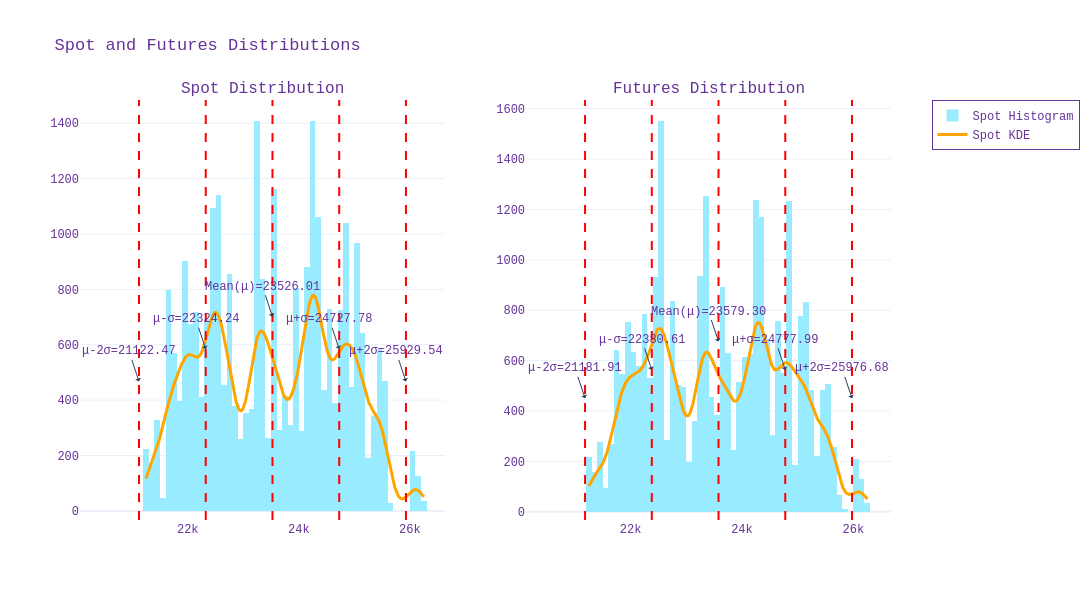

The notebook cell saved with this chart:
### Markdown cell above
## Spot and Futures Plot & Distribution

### Code cell
def distribution_plots_side_by_side(df, col1, col2, bin_size=60, width=1200, height=600, bar_colour="#99ebff"):

    fig = make_subplots(rows=1, cols=2, subplot_titles=[f"{col1} Distribution", f"{col2} Distribution"])

    for i, col in enumerate([col1, col2], start=1):
        data = df[col].dropna()
        mean = data.mean()
        std = data.std()
        posi_1_std = mean + std
        neg_1_std = mean - std
        posi_2_std = mean + 2*std
        neg_2_std = mean - 2*std

        fig.add_trace(
            go.Histogram(
                x=data,
                nbinsx=bin_size,
                marker_color=bar_colour,
                name=f'{col} Histogram',
                showlegend=(i==1)
            ),
            row=1, col=i
        )

        kde = gaussian_kde(data)
        x_range = np.linspace(data.min(), data.max(), 1000)
        kde_vals = kde(x_range)
        bin_width = (data.max() - data.min()) / bin_size
        scaled_kde_vals = kde_vals * len(data) * bin_width

        fig.add_trace(
            go.Scatter(
                x=x_range,
                y=scaled_kde_vals,
                mode='lines',
                line=dict(color='orange', width=3),
                name=f'{col} KDE',
                showlegend=(i==1)
            ),
            row=1, col=i
        )

        for x_val in [neg_2_std, neg_1_std, mean, posi_1_std, posi_2_std]:
            fig.add_vline(
                x=x_val,
                line_width=2,
                line_dash="dash",
                line_color="red",
                row=1, col=i
            )

        annotations = [
            dict(x=mean, y=max(scaled_kde_vals)*0.9, text=f"Mean(μ)={mean:.2f}", showarrow=True, arrowhead=1),
            dict(x=posi_1_std, y=max(scaled_kde_vals)*0.75, text=f"μ+σ={posi_1_std:.2f}", showarrow=True, arrowhead=1),
            dict(x=neg_1_std, y=max(scaled_kde_vals)*0.75, text=f"μ-σ={neg_1_std:.2f}", showarrow=True, arrowhead=1),
            dict(x=posi_2_std, y=max(scaled_kde_vals)*0.6, text=f"μ+2σ={posi_2_std:.2f}", showarrow=True, arrowhead=1),
            dict(x=neg_2_std, y=max(scaled_kde_vals)*0.6, text=f"μ-2σ={neg_2_std:.2f}", showarrow=True, arrowhead=1),
        ]
        for ann in annotations:
            ann['xref'] = f'x{i}'
            ann['yref'] = f'y{i}'
            fig.add_annotation(ann)

    fig.update_layout(
        title_text="Spot and Futures Distributions",
        font=dict(family="Courier New, monospace", color="RebeccaPurple"),
        width=width,
        height=height,
        paper_bgcolor='white',
        template="plotly_white",
        showlegend=True,
        legend=dict(x=1.05, y=1.0, bordercolor='RebeccaPurple', borderwidth=1)
    )

    fig.show()


distribution_plots_side_by_side(spot_and_futures_data, 'Spot', 'Futures', bin_size=60)

### Figure 1 — Plotly figure (JSON) as saved in the notebook; plotly's stock layout.template omitted (floating-point values rounded to 4 significant figures; data arrays with more than 128 entries replaced by an {"elided": "..."} marker saying what was removed)
{"data": [{"marker": {"color": "#99ebff"}, "name": "Spot Histogram", "nbinsx": 60, "showlegend": true, "type": "histogram", "x": {"elided": "27349 float values"}, "xaxis": "x", "yaxis": "y"}, {"line": {"color": "orange", "width": 3}, "mode": "lines", "name": "Spot KDE", "showlegend": true, "type": "scatter", "x": {"elided": "1000 float values"}, "xaxis": "x", "y": {"elided": "1000 float values"}, "yaxis": "y"}, {"marker": {"color": "#99ebff"}, "name": "Futures Histogram", "nbinsx": 60, "showlegend": false, "type": "histogram", "x": {"elided": "27349 float values"}, "xaxis": "x2", "yaxis": "y2"}, {"line": {"color": "orange", "width": 3}, "mode": "lines", "name": "Futures KDE", "showlegend": false, "type": "scatter", "x": {"elided": "1000 float values"}, "xaxis": "x2", "y": {"elided": "1000 float values"}, "yaxis": "y2"}], "layout": {"annotations": [{"font": {"size": 16}, "showarrow": false, "text": "Spot Distribution", "x": 0.225, "xanchor": "center", "xref": "paper", "y": 1, "yanchor": "bottom", "yref": "paper"}, {"font": {"size": 16}, "showarrow": false, "text": "Futures Distribution", "x": 0.775, "xanchor": "center", "xref": "paper", "y": 1, "yanchor": "bottom", "yref": "paper"}, {"arrowhead": 1, "showarrow": true, "text": "Mean(μ)=23526.01", "x": 23530.0, "xref": "x", "y": 701.1, "yref": "y"}, {"arrowhead": 1, "showarrow": true, "text": "μ+σ=24727.78", "x": 24730.0, "xref": "x", "y": 584.3, "yref": "y"}, {"arrowhead": 1, "showarrow": true, "text": "μ-σ=22324.24", "x": 22320.0, "xref": "x", "y": 584.3, "yref": "y"}, {"arrowhead": 1, "showarrow": true, "text": "μ+2σ=25929.54", "x": 25930.0, "xref": "x", "y": 467.4, "yref": "y"}, {"arrowhead": 1, "showarrow": true, "text": "μ-2σ=21122.47", "x": 21120.0, "xref": "x", "y": 467.4, "yref": "y"}, {"arrowhead": 1, "showarrow": true, "text": "Mean(μ)=23579.30", "x": 23580.0, "xref": "x2", "y": 675.9, "yref": "y2"}, {"arrowhead": 1, "showarrow": true, "text": "μ+σ=24777.99", "x": 24780.0, "xref": "x2", "y": 563.2, "yref": "y2"}, {"arrowhead": 1, "showarrow": true, "text": "μ-σ=22380.61", "x": 22380.0, "xref": "x2", "y": 563.2, "yref": "y2"}, {"arrowhead": 1, "showarrow": true, "text": "μ+2σ=25976.68", "x": 25980.0, "xref": "x2", "y": 450.6, "yref": "y2"}, {"arrowhead": 1, "showarrow": true, "text": "μ-2σ=21181.91", "x": 21180.0, "xref": "x2", "y": 450.6, "yref": "y2"}], "font": {"color": "RebeccaPurple", "family": "Courier New, monospace"}, "height": 600, "legend": {"bordercolor": "RebeccaPurple", "borderwidth": 1, "x": 1.05, "y": 1}, "paper_bgcolor": "white", "shapes": [{"line": {"color": "red", "dash": "dash", "width": 2}, "type": "line", "x0": 21120.0, "x1": 21120.0, "xref": "x", "y0": 0, "y1": 1, "yref": "y domain"}, {"line": {"color": "red", "dash": "dash", "width": 2}, "type": "line", "x0": 22320.0, "x1": 22320.0, "xref": "x", "y0": 0, "y1": 1, "yref": "y domain"}, {"line": {"color": "red", "dash": "dash", "width": 2}, "type": "line", "x0": 23530.0, "x1": 23530.0, "xref": "x", "y0": 0, "y1": 1, "yref": "y domain"}, {"line": {"color": "red", "dash": "dash", "width": 2}, "type": "line", "x0": 24730.0, "x1": 24730.0, "xref": "x", "y0": 0, "y1": 1, "yref": "y domain"}, {"line": {"color": "red", "dash": "dash", "width": 2}, "type": "line", "x0": 25930.0, "x1": 25930.0, "xref": "x", "y0": 0, "y1": 1, "yref": "y domain"}, {"line": {"color": "red", "dash": "dash", "width": 2}, "type": "line", "x0": 21180.0, "x1": 21180.0, "xref": "x2", "y0": 0, "y1": 1, "yref": "y2 domain"}, {"line": {"color": "red", "dash": "dash", "width": 2}, "type": "line", "x0": 22380.0, "x1": 22380.0, "xref": "x2", "y0": 0, "y1": 1, "yref": "y2 domain"}, {"line": {"color": "red", "dash": "dash", "width": 2}, "type": "line", "x0": 23580.0, "x1": 23580.0, "xref": "x2", "y0": 0, "y1": 1, "yref": "y2 domain"}, {"line": {"color": "red", "dash": "dash", "width": 2}, "type": "line", "x0": 24780.0, "x1": 24780.0, "xref": "x2", "y0": 0, "y1": 1, "yref": "y2 domain"}, {"line": {"color": "red", "dash": "dash", "width": 2}, "type": "line", "x0": 25980.0, "x1": 25980.0, "xref": "x2", "y0": 0, "y1": 1, "yref": "y2 domain"}], "showlegend": true, "title": {"text": "Spot and Futures Distributions"}, "width": 1200, "xaxis": {"anchor": "y", "domain": [0, 0.45]}, "xaxis2": {"anchor": "y2", "domain": [0.55, 1]}, "yaxis": {"anchor": "x", "domain": [0, 1]}, "yaxis2": {"anchor": "x2", "domain": [0, 1]}}}
